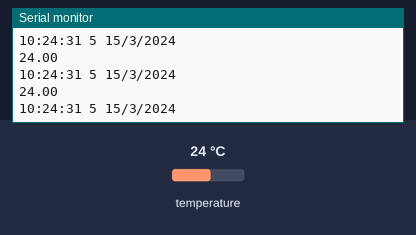
Recording of a sketch running on a simulated Arduino Uno, built with avr-gcc and run on an emulated ATmega328P. Shown: the last lines printed to the serial monitor. Inputs (shaded band) come from the test bench; at power-on: temperature 24 °C. The local clock reads 2024-03-15 10:24:30 at power-on unless the sketch sets it.

Above: at 1.2 s.
1.3 s: temperature set to 12 °C
At 1.9 s:
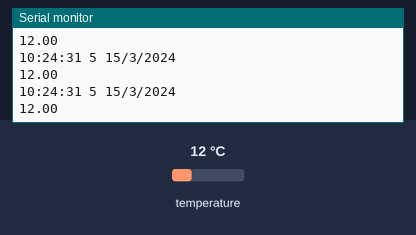
4.3 s: temperature set to 19 °C
At 5.0 s:
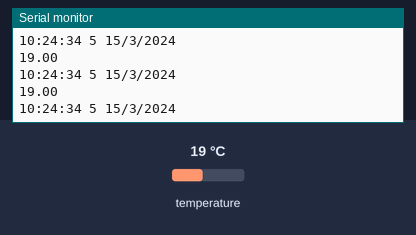
Timing chart, 0 to 7.3 s (numbered marks = the images above; inputs shaded):
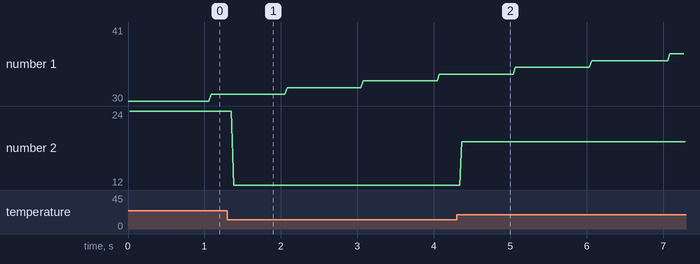

Measured:
- after the input at 1.3 s, the serial monitor: prints a new line after 0.08 s (image 1)
- after the input at 4.3 s, the serial monitor: prints a new line after 0.07 s (image 2)
- plotted number 2: 24 → 12 after the input at 1.3 s, 12 → 19 after the input at 4.3 s

The sketch:

DS323MICRO.ino
```cpp
// https://kit.alexgyver.ru/tutorials/ds3231/
#include <microDS3231.h>
MicroDS3231 rtc;
void setup() {
  Serial.begin(9600);
}
void loop() {
  // получаем и выводим каждый элемент отдельно
  Serial.print(rtc.getHours());
  Serial.print(":");
  Serial.print(rtc.getMinutes());
  Serial.print(":");
  Serial.print(rtc.getSeconds());
  Serial.print(" ");
  Serial.print(rtc.getDay());
  Serial.print(" ");
  Serial.print(rtc.getDate());
  Serial.print("/");
  Serial.print(rtc.getMonth());
  Serial.print("/");
  Serial.println(rtc.getYear());

  // выводим температуру модуля
  Serial.println(rtc.getTemperatureFloat());

  // выводим дату и время готовыми строками
//  Serial.println(rtc.getTimeString());
 // Serial.println(rtc.getDateString());
}
```
